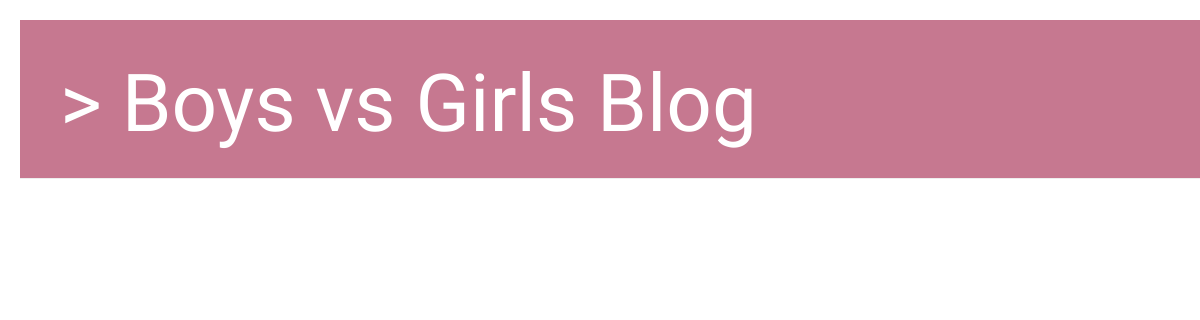
The app's page /, older data.
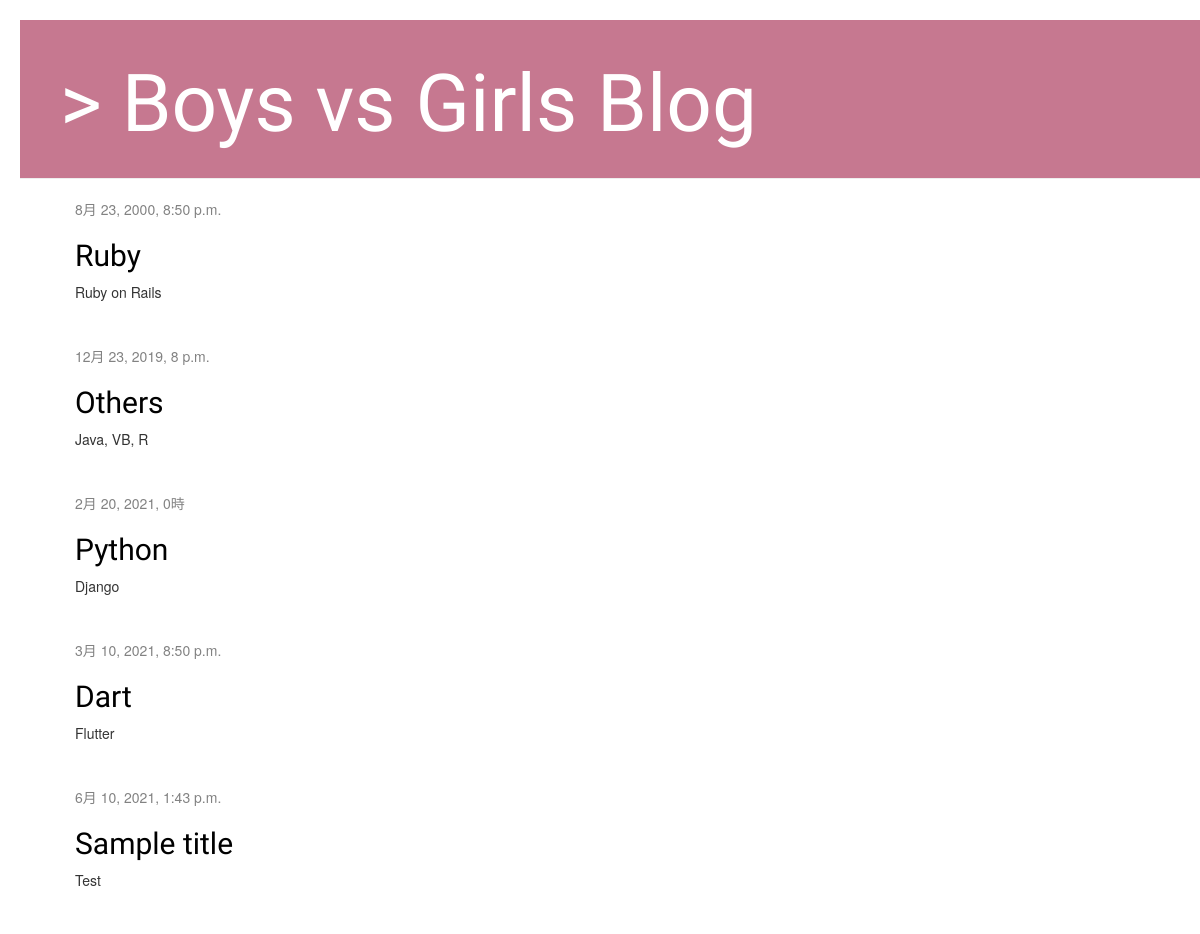
The same page, newer data.
### blog/models.py (models this page shows, shortened)
class Post(models.Model):
    author = models.ForeignKey(settings.AUTH_USER_MODEL, on_delete=models.CASCADE)
    title = models.CharField(max_length=200)
    text = models.TextField()
    created_date = models.DateTimeField(default=timezone.now)
    published_date = models.DateTimeField(blank=True, null=True)
    post_type = models.CharField(choices=POST_TYPE_CHOICE, max_length=20, default='lifestyle')

### blog/views.py (the view)
# urls.py: path('', views.post_list, name='post_list'),
def post_list(request):
    posts = Post.objects.filter(published_date__lte=timezone.now()).order_by('published_date')
    return render(request, 'blog/post_list.html', {'posts': posts})

### blog/templates/blog/post_list.html (shortened to what this page needs)
{%extends 'blog/base.html'%}
{%block content%}
    {% for post in posts %}
        <div class="post">
            <div class="date">
                {{ post.published_date }}
            </div>
            <h2><a href="{% url 'post_detail' pk=post.pk %}">{{ post.title }}</a></h2>
            <p>{{ post.text|linebreaksbr }}</p>
        </div>
    {% endfor %}
{%endblock%}

Row changes from the older to the newer data that the page shows:
now on this page (row edited): Post: published_date "8月 23, 2000, 8:50 p.m.", title "Ruby", text "Ruby on Rails"
now on this page (row edited): Post: published_date "12月 23, 2019, 8 p.m.", title "Others", text "Java, VB, R"
now on this page (row edited): Post: published_date "2月 20, 2021, 0時", title "Python", text "Django"
now on this page (row edited): Post: published_date "3月 10, 2021, 8:50 p.m.", title "Dart", text "Flutter"
added Post: published_date "6月 10, 2021, 1:43 p.m.", title "Sample title", text "Test"
